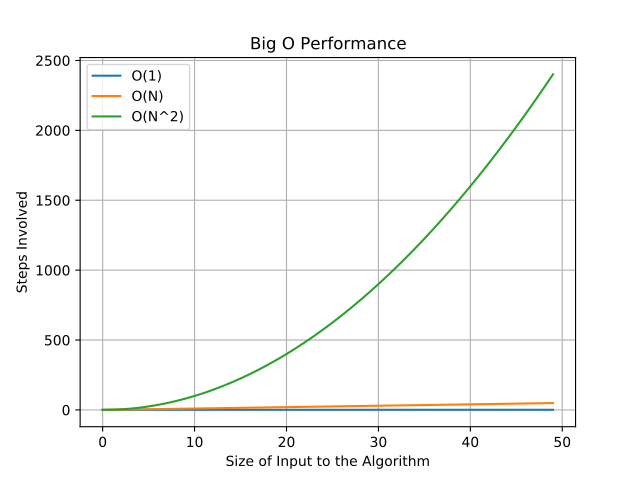

Write Python code to recreate this figure.
import matplotlib.pyplot as plt
size = 50
O_1 = [1 for _ in range(size)]
O_N = list(range(size))
O_N_2 = [x**2 for x in range(size)]

plt.plot(O_1, label=r"O(1)")
plt.plot(O_N, label=r"O(N)")
plt.plot(O_N_2, label=r"O(N^2)")
plt.legend()
plt.ylabel("Steps Involved")
plt.xlabel("Size of Input to the Algorithm")
plt.grid()
plt.title("Big O Performance")
plt.show()
